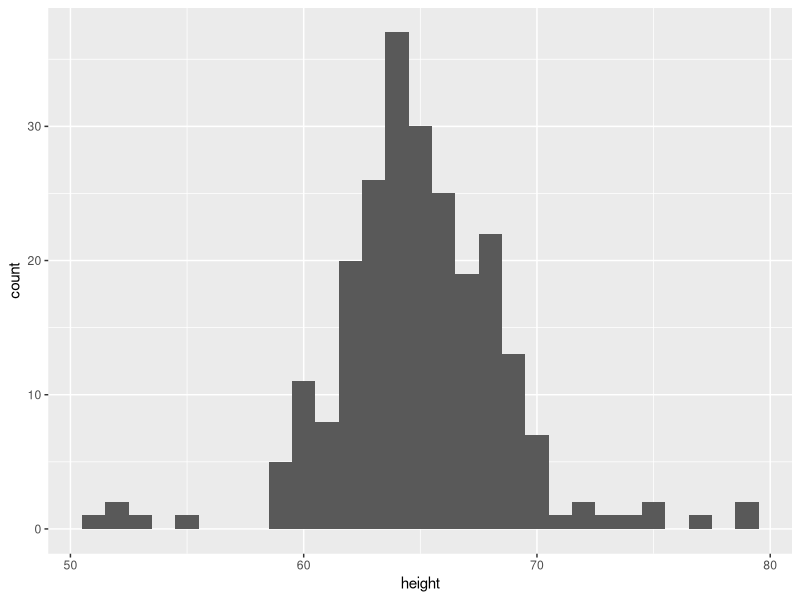
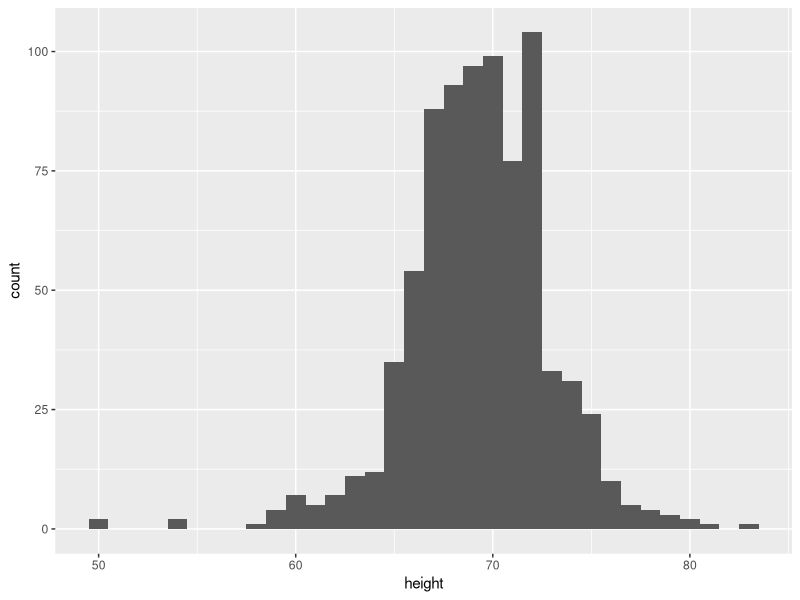
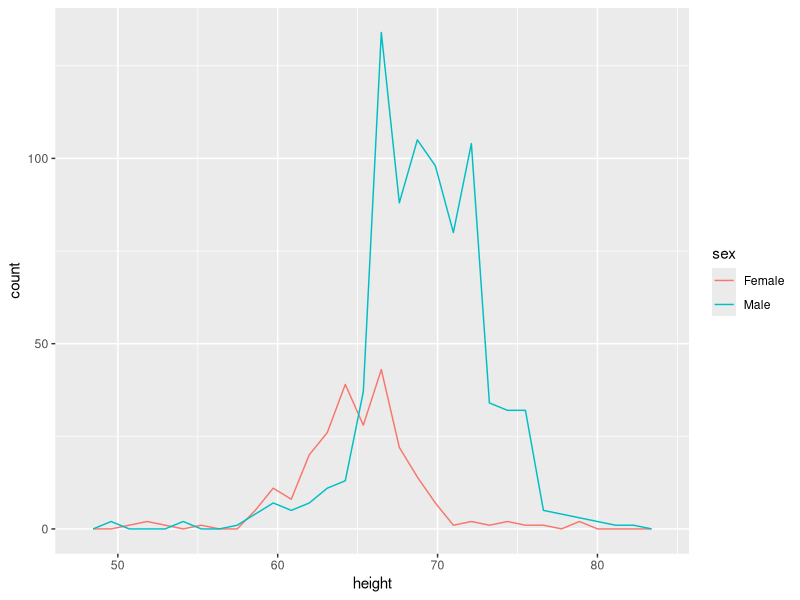

Recreate these plots in R, in order.
library(dslabs)
library(dplyr)
library(ggplot2)

f <- filter(heights,sex=="Female")
m <- filter(heights,sex=="Male")

ggplot(f) + 
  geom_histogram(aes(x=height),binwidth = 1)

ggplot(m) + 
  geom_histogram(aes(x=height),binwidth = 1)

ggplot(heights)+
  geom_freqpoly(aes(x=height,colour=sex))
